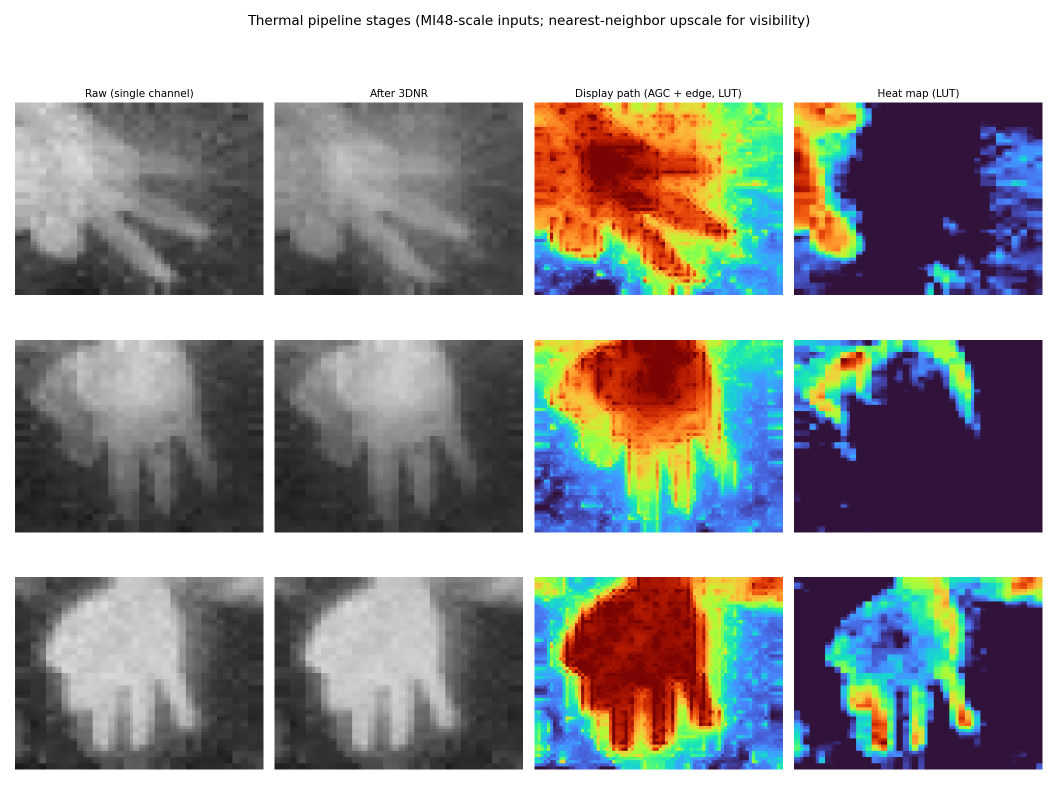
#> input picture docs/thesis_eval/thermal/figures/thermal_pipeline_stages.png, 2115 x 1569 px (shown at 1/2 size)
$ python -i q1_fusion_eval.py   (imports and definitions only)
#> lines starting #> are read from the running program, lines starting #| are printed output that depends on the picture
#> further down, picture is the input picture: shape (1569, 2115, 3); mean B, G, R 149.5, 151, 150.7
#!/usr/bin/env python3
"""Q1 fusion evaluation over captured SmartBinocular screenshots.

Question:
    Does NIR-thermal fusion provide measurable improvement over NIR-only
    processing under low-light conditions?

Requirements:
    opencv-python, numpy, matplotlib
    optional: scipy

Notes:
    - This script intentionally does not import pandas. The local Python
      environment used during implementation segfaulted on pandas import.
    - CSV output uses the Python standard library csv module.
    - Strict quantitative claims require near-same-time FUS/OPT pairs.
"""

from __future__ import annotations

import argparse
import csv
import datetime as dt
import json
import math
import statistics
import sys
from dataclasses import dataclass
from pathlib import Path
from typing import Any, Iterable

import cv2 as cv
import matplotlib

# [1 line not run here, left out]
import matplotlib.pyplot as plt
import numpy as np


IMAGE_EXTS = {".png", ".jpg", ".jpeg"}
EPS = 1e-9
TIMESTAMP_FORMATS = (
    ("%Y%m%d-%H%M%S", r"(\d{8}-\d{6})"),
    ("%Y-%m-%d_%H-%M-%S", r"(\d{4}-\d{2}-\d{2}_\d{2}-\d{2}-\d{2})"),
    ("%Y-%m-%d %H:%M:%S", r"(\d{4}-\d{2}-\d{2} \d{2}:\d{2}:\d{2})"),
)


@dataclass(frozen=True)
class ImageRecord:
    path: Path
    mode: str
    timestamp: dt.datetime
    timestamp_text: str
    timestamp_confidence: str
    timestamp_source: str
    readable: bool
    sidecar_mode: str
    sidecar_timestamp: str


@dataclass
class PairRecord:
    pair_id: str
    fus: ImageRecord
    opt: ImageRecord | None
    time_gap_sec: float | None
    pair_status: str
    timestamp_confidence: str
    is_unique_pair: bool = False


# [235 lines left out: functions parse_args, classify_mode, parse_filename_timestamp, read_sidecar, discover_images, pair_status_for_gap and 6 more, not called in this run]


def crop_hud(bgr: np.ndarray, crop_top: int) -> np.ndarray:
    top = max(0, min(int(crop_top), max(0, bgr.shape[0] - 1)))
    return bgr[top:, :, :].copy()


# [175 lines left out: functions resize_to_match, colorful_mask, feature_mask_for_fus, transform_reasonable, align_opt_to_fus, not called in this run]


def luma_channel(bgr: np.ndarray) -> np.ndarray:
    return cv.cvtColor(bgr, cv.COLOR_BGR2YCrCb)[:, :, 0]
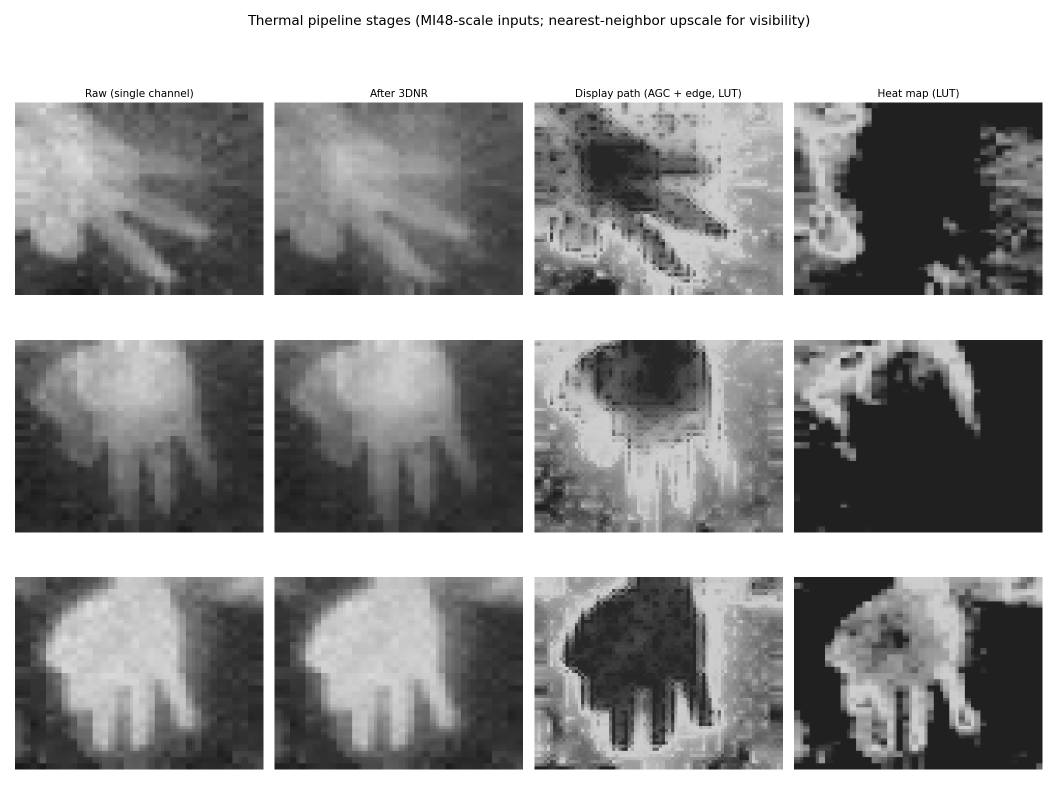
#> returned value: shape (1569, 2115) (shown at 1/2 size); min 0, max 255, mean 150.8


def entropy_uint8(gray: np.ndarray) -> float:
    hist = cv.calcHist([gray], [0], None, [256], [0, 256]).flatten()
    prob = hist / (hist.sum() + EPS)
    prob = prob[prob > 0]
    return float(-np.sum(prob * np.log2(prob)))


def tenengrad(gray: np.ndarray, mask: np.ndarray | None = None) -> float:
    gx = cv.Sobel(gray, cv.CV_32F, 1, 0, ksize=3)
    gy = cv.Sobel(gray, cv.CV_32F, 0, 1, ksize=3)
    score = gx * gx + gy * gy
    if mask is not None:
        valid = mask.astype(bool)
        if not np.any(valid):
            return float("nan")
        return float(np.mean(score[valid]))
    return float(np.mean(score))


def full_frame_metrics(bgr: np.ndarray) -> dict[str, float]:
    luma = luma_channel(bgr)
    gray = cv.cvtColor(bgr, cv.COLOR_BGR2GRAY)
    mean = float(np.mean(luma))
#> mean = 150.8
    std = float(np.std(luma))
#> std = 84.54
    lap = cv.Laplacian(gray, cv.CV_32F)
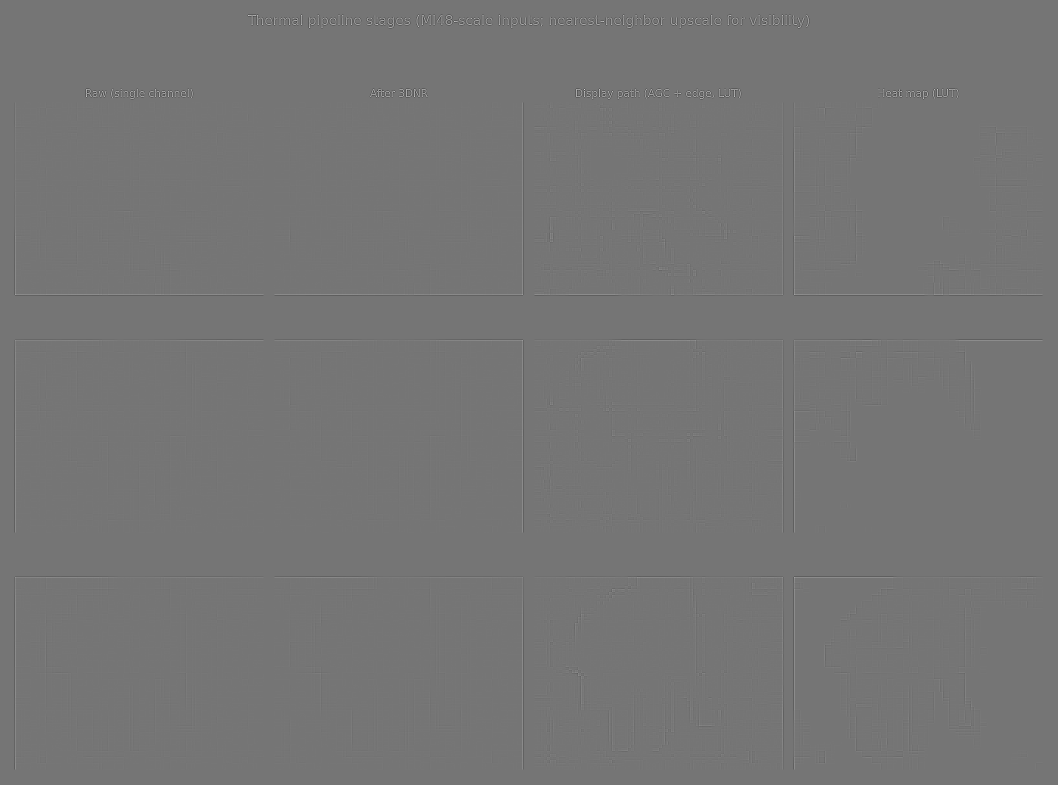
#> lap: shape (1569, 2115) float32 (shown at 1/2 size); min -579, max 676, mean 0; drawn with min black and max white
    return {
        "mean_luma": mean,
        "std_luma": std,
        "rms_contrast": std / (mean + EPS),
        "entropy_luma": entropy_uint8(luma),
        "pct_crushed": float(np.mean(luma < 10.0)) * 100.0,
        "pct_saturated": float(np.mean(luma > 245.0)) * 100.0,
        "sharpness_laplacian_var": float(np.var(lap)),
        "tenengrad_score": tenengrad(gray),
    }
#> in entropy_uint8, `hist = cv.calcHist([gray], [0], None, [256], [0, 256]).flatten()`: hist = 256 values, max 1008324 at index 255, min 16 at index 230, mean 12962.6
#> in entropy_uint8, `prob = hist / (hist.sum() + EPS)`: prob = 256 values, max 0.304 at index 255, min 4.82e-06 at index 230, mean 0.00391
#> in tenengrad, `score = gx * gx + gy * gy`:
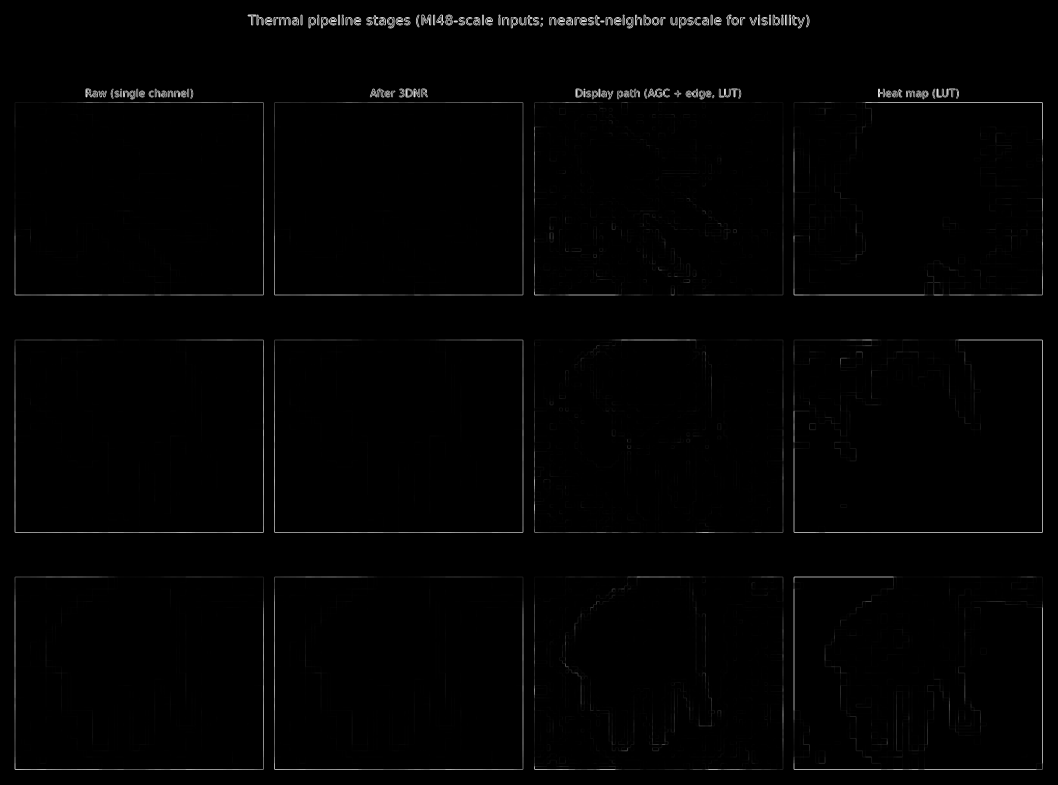
#> score: shape (1569, 2115) float32 (shown at 1/2 size); min 0, max 1212370, mean 11548.4; drawn with min black and max white


# [54 lines left out: functions valid_background_mask, target_salience_metrics, not called in this run]


def prefixed(prefix: str, values: dict[str, Any]) -> dict[str, Any]:
    return {f"{prefix}_{key}": value for key, value in values.items()}


# [287 lines left out: functions pct_improvement, classify_evidence_strength, overlay_mask, annotate_panel, write_contact_sheet, format_float and 7 more, not called in this run]


def safe_median(values: list[float]) -> float:
    return float(statistics.median(values)) if values else float("nan")


# [451 lines left out: functions select_rows, final_evidence_classification, make_boxplot, make_time_gap_histogram, make_metric_summary_bar, make_plots and 5 more, not called in this run]


# [2 lines not run here, left out]

>>> import cv2
>>> picture = cv2.imread('../docs/thesis_eval/thermal/figures/thermal_pipeline_stages.png')
>>> result = full_frame_metrics(picture)
#> result = {'mean_luma': 150.8, 'std_luma': 84.54, 'rms_contrast': 0.561, 'entropy_luma': 5.68, 'pct_crushed': 0.171, 'pct_saturated': 30.4, 'sharpness_laplacian_var': 724.7, 'tenengrad_score': 11548.4}
